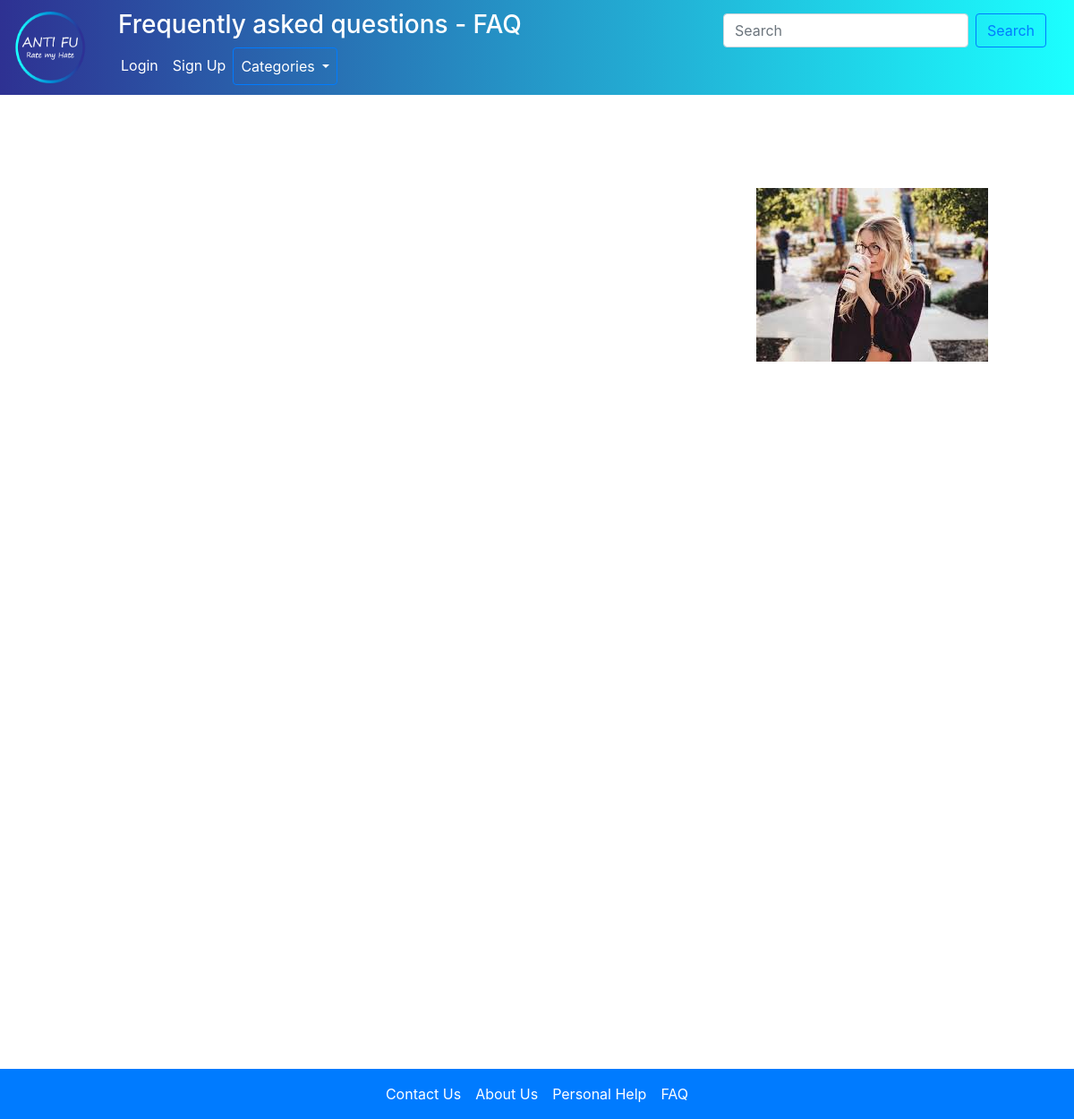
Page /antifu/faq/ on the earlier database version.
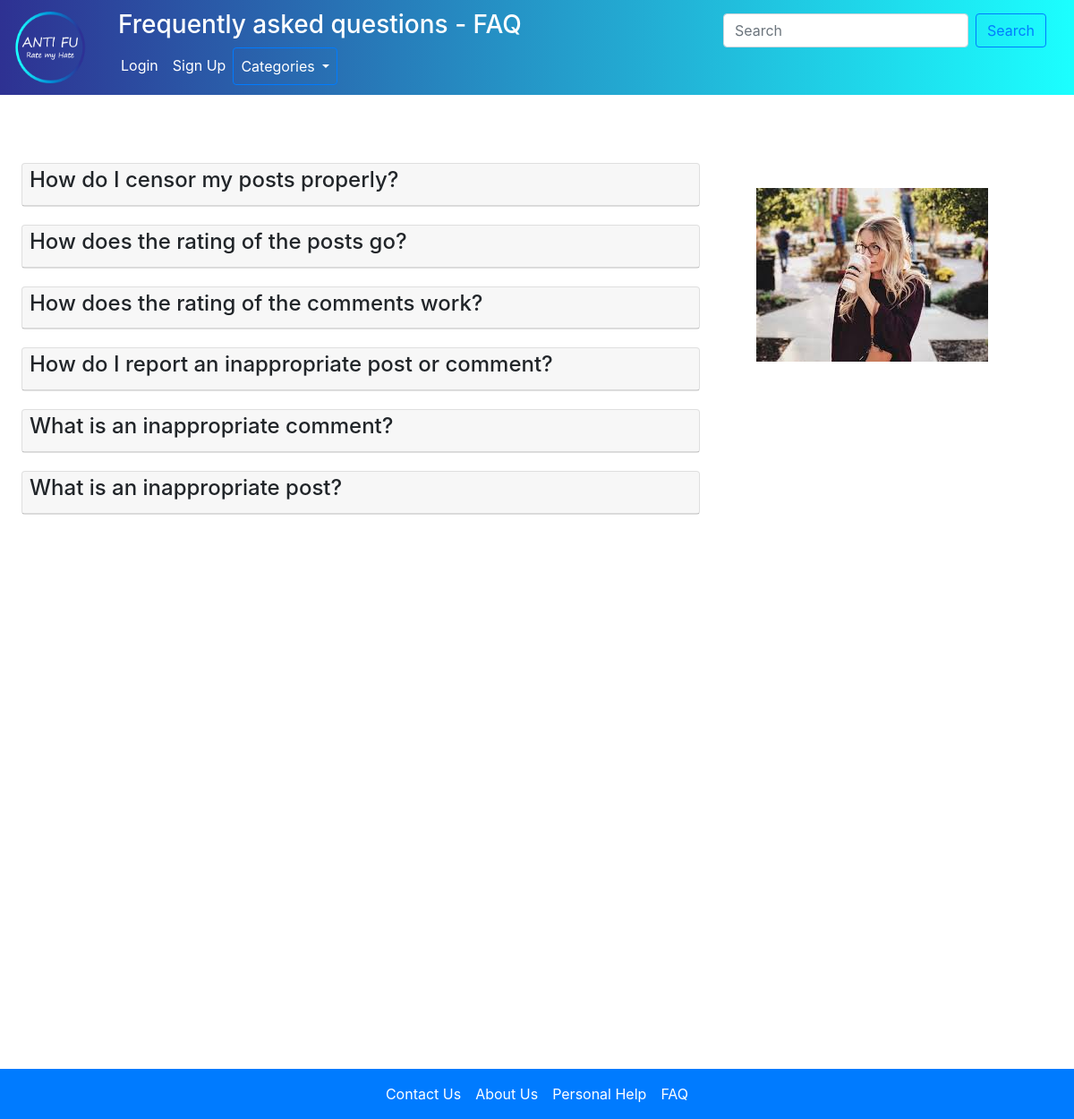
Same page on the later database version.
### antifu/models.py (models this page shows, shortened)
class FAQ(models.Model):
    questions = models.TextField(blank=True)
    answers = models.TextField(blank=True)

### antifu/views.py (the view)
def faq(request):
    category_list = Category.objects.all()
    faqs = FAQ.objects.all()
    context_dict = {"faqs": faqs,
                    'categories': category_list}
    return render(request, 'antifu/FAQ.html',context_dict)

### templates/antifu/FAQ.html (shortened to what this page needs)
{% extends 'antifu/base.html' %}
{% load staticfiles %}
{% block link_block %}
  <link rel="stylesheet" type="text/css" href="{%static "css/faq.css"%}">
{% endblock %}
{% block header_block %}
  Frequently asked questions - FAQ
{% endblock %}
{% block body_block %}
<div class="row">
  <div class="col-8">
    {% for faq in faqs %}
        <div class="toggle-panel faq_container pt-3 mt-1">
          <div class="card faq">
            <div class="card-header text-left faq_question" role="tab">
              <a role="button" class="panel-title text-black">
                <h4 class="mt-1 ml-2">{{ faq.questions }}</h4>
              </a>
            </div>
          </div>
        </div>
    {% endfor %}
</div>
<div class="col-4-sm col-2-xs">
  <img class="p-5" src="{% static "images/faq1.jpg" %}" alt="Questioning woman with coffee cup." />
</div>
{% endblock %}

### templates/antifu/base.html (shortened to what this page needs)
<!DOCTYPE html>
{% load staticfiles %}
<html lang="en">
	<head >
        <link rel="stylesheet" type="text/css" href="{%static "css/base.css"%}">
				<link rel="stylesheet" href="//maxcdn.bootstrapcdn.com/bootstrap/4.0.0/css/bootstrap.min.css">
				<link rel="stylesheet" href="//maxcdn.bootstrapcdn.com/bootstrap/4.0.0/css/bootstrap-theme.min.css">
				{% block link_block %}
				{% endblock %}
	</head>
	<body class="bodyClass">
		<nav class="navbar navbar-expand-md fixed-top navbar-light bg-light" id="baseHeader">
			<a class="navbar-brand" href="{% url 'home' %}">
				<img src="{%static "images/logo.png"%}"alt ="Logo" class="d-inline-block align-top" height="80" width="80" alt="">
			</a>
			<div class="collapse navbar-collapse" id="navbarHeaderContent">
				<div class="container-fluid">
					<div class="row">
						<div class="col-6">
							<h3 class="d-block d-md-none d-lg-block" style="margin-left: 5px">
							 {% block header_block %}{% endblock %}
							</h3>
						</div>
						<div class="col-6 align-self-end">
							<form class="form-inline float-right">
								<input class="form-control mr-sm-2" type="search" placeholder="Search" aria-label="Search">
								<button class="btn btn-outline-primary my-2 my-sm-0" type="submit">Search</button>
							</form>
						</div>
					</div>
					<div class="rows">
						<div class="col-4-sm">
					    <ul class="navbar-nav mr-auto">
								{% if user.is_authenticated %}
					      <li class="nav-item active override-hover">
					        <a class="nav-link  text-white override-hover" href="{% url 'auth_logout' %}"> Logout </a>
								</li>
								<li class="nav-item active override-hover">
					        <a class="nav-link  text-white override-hover" href="{% url 'profile' user.username %}">
										 Welcome, {{ user.username }}
									</a>
								</li>
								{% else %}
								<li class="nav-item active override-hover">
					        <a class="nav-link  text-white override-hover" href="{% url 'auth_login' %}"> Login </a>
								</li>
								<li class="nav-item active override-hover">
					        <a class="nav-link text-white override-hover" href="{% url 'registration_register' %}"> Sign Up </a>
								</li>
								{% endif %}
					      <li class="nav-item dropdown">
									<div class = "dropdown">
						        <a class="nav-link text-white btn btn-outline-primary dropdown-toggle" href="#" id="CategoryDropdown" data-toggle="dropdown" aria-haspopup="true" aria-expanded="false">
						          Categories
						        </a>
									</div>
					      </li>
					    </ul>
						</div>
					</div>
				</div>
			</div>
		</nav>
		<div class="container-all">
			{% block body_block %}
      {% endblock %}
		</div>
    <nav class="navbar fixed-bottom navbar-expand-sm navbar-dark bg-primary" id="baseBottom">
			<div class="collapse navbar-collapse h-100 justify-content-center align-items-center" id="navbarNavAltMarkup">
		    <div class="navbar-nav">
		      <a class="nav-item text-white nav-link override-hover" href="{% url 'contactUs' %}"> Contact Us <span class="sr-only">(current)</span></a>
		      <a class="nav-item text-white nav-link override-hover" href="{% url 'aboutUs' %}"> About Us </a>
		      <a class="nav-item text-white nav-link override-hover" href="{% url 'personalHelp' %}"> Personal Help </a>
		      <a class="nav-item text-white nav-link override-hover" href="{% url 'FAQ' %}"> FAQ </a>
		    </div>
		  </div>
    </nav>
	</body>
</html>

### static/css/base.css (style rules this page uses)
#baseHeader { background: #0b7ac8; background: linear-gradient(-90deg, #1bffff, #2e3192); color: white; }
.fixed-bottom { background: #0b7ac8; border: none!important; }
.bodyClass { min-height: 75rem; padding-top: 4.0rem; margin-top: 50px; }
.container-all { padding: 3rem 1.5rem; text-align: center; }
.text-white { color:white!important; }

### static/css/faq.css (style rules this page uses)
.faq_question { margin: 0px; padding: 0px 0px 5px 0px; display: inline-block; cursor: pointer; font-weight: bold; }

Differences in the rows shown:
added FAQ: questions "How do I censor my posts properly?"
added FAQ: questions "How does the rating of the posts go?"
added FAQ: questions "How does the rating of the comments work?"
added FAQ: questions "How do I report an inappropriate post or comment?"
added FAQ: questions "What is an inappropriate comment?"
added FAQ: questions "What is an inappropriate post?"
